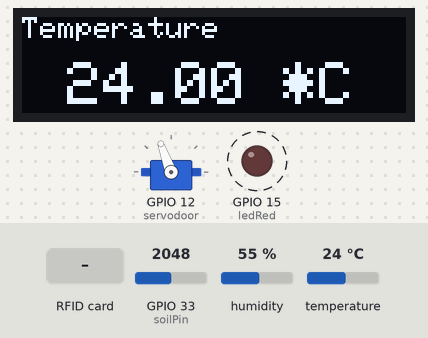
This sketch was run on a simulated ESP32. Shown: servo, 128×32 one-colour display, output pins drawn as LEDs (lit = HIGH). Dashed ring = blinking. Inputs (shaded band) come from the test bench; at power-on: GPIO 33 (soilPin) = 2048, humidity 55 %, temperature 24 °C. The display library's start-up logo is not drawn; what the sketch prints to the serial monitor is not drawn.

Above: at 2.7 s.
2.8 s: GPIO 33 (soilPin) set to 1967
At 3.5 s:
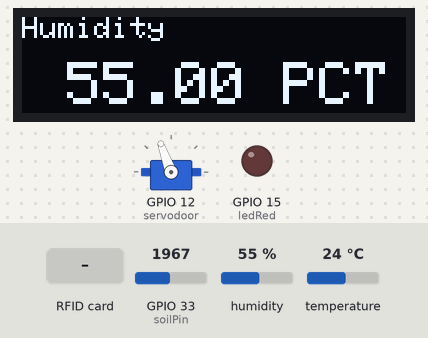
8.6 s: RFID card 71 D7 EA 2E held to the reader
At 10.0 s:
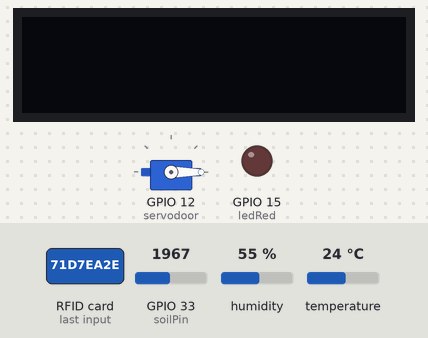
14.9 s: GPIO 33 (soilPin) set to 2040
At 16.5 s:
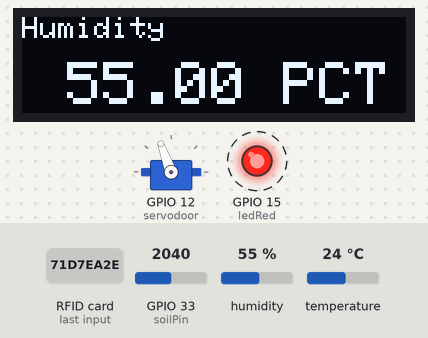
19.7 s: RFID card F6 73 4B 73 held to the reader
At 21.7 s:
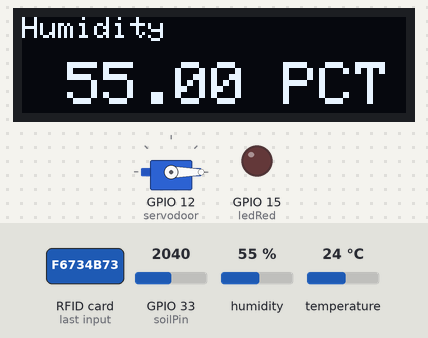
26.0 s: humidity set to 22 %
At 29.9 s:
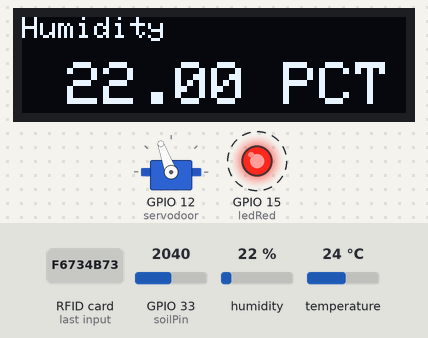
31.0 s: RFID card 5E 7A 19 C4 held to the reader
At 31.9 s:
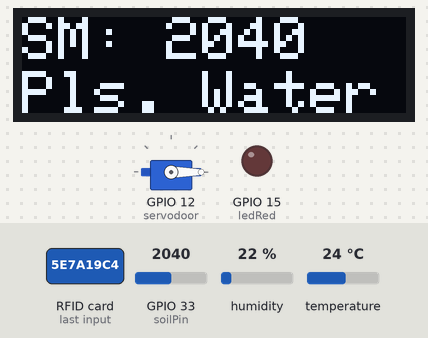
Timing chart, 0 to 38.3 s (numbered marks = the images above; inputs shaded):
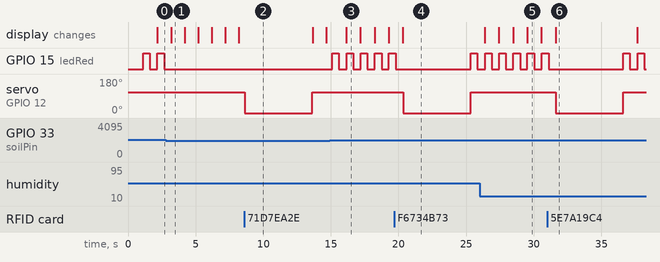

The sketch:

mix2.ino
```cpp
#include <SPI.h>
#include <MFRC522.h>
#include <Servo.h>

#include <Adafruit_GFX.h>
#include <Adafruit_SSD1306.h>
#define SCREEN_WIDTH 128
#define SCREEN_HEIGHT 32
Adafruit_SSD1306 display(SCREEN_WIDTH, SCREEN_HEIGHT, &Wire) ;

#define SS_PIN 5         //RFID
#define RST_PIN 25

#define servodoor 12     //SERVO

#include <Wire.h>
#include "DHT.h"         //DHT11
#define DHTPIN 13
#define DHTTYPE DHT11
DHT dht(DHTPIN, DHTTYPE);
float temp = 0;
float humidity = 0;

int ledRed = 15;         //Soil Moisture
int soilPin = 33;
int val_SM = 0;
int stateValNUM = 0;
String stateVal[2] = {"Pls. Water!", "Nice:)"};

#define period_t1 200
unsigned long time_1 = 0;
#define period_t2 1000
unsigned long time_2 = 0;

int stateOLED = 0;

MFRC522 mfrc522(SS_PIN, RST_PIN);
Servo myServo;

void setup()
{
  Serial.begin(115200);
  SPI.begin();
  dht.begin();

  pinMode(ledRed,OUTPUT); // led Soil Moisture

  // RFID
  mfrc522.PCD_Init();
  Serial.println("Put your card to the reader...");
  Serial.println();

  // SERVO
  myServo.attach(servodoor);  //servo pin
  myServo.write(110);        //set position door

  // DISPLAY
  if (!display.begin(SSD1306_SWITCHCAPVCC, 0x3c)) {
    Serial.println(F("SSD1306 allocation failed")) ;
  }
  display.display();
  delay(1000);
  display.clearDisplay();
}

void loop()
{

  if(millis() - time_1 > period_t1) {     //200
    time_1 = millis();
    RFID();
    readSoil();
    readDHT11();
    stateOLED++;
    if(stateOLED > 3) {
      stateOLED = 0 ;
    }
  }

  if(millis() - time_2 > period_t2) {    //1000
    time_2 = millis();
    drawScreen();
  }
}

void readSoil(void) {
    // soil moisture
    val_SM = analogRead(soilPin);
    Serial.print("value = ");
    Serial.println(val_SM);
    if(val_SM < 2000) {
      digitalWrite(ledRed, LOW);
      stateValNUM = 1 ;
    }
    else {
      digitalWrite(ledRed, HIGH);
      delay(500);
      digitalWrite(ledRed, LOW);
      delay(500);
      stateValNUM = 0 ;
    }
}

void readDHT11(void) {
    humidity = dht.readHumidity();
    temp = dht.readTemperature();

    if (isnan(humidity) || isnan(temp)){
      Serial.println("Failed to read from DHT sensor!");
      return;
    }

    Serial.print("Humidity: ");
    Serial.print(humidity);
    Serial.print(" %\t");
    Serial.print("Temperature: ");
    Serial.print(temp);
    Serial.println(" *C ");
}

void RFID(void) {
  // Look for new cards
    if ( ! mfrc522.PICC_IsNewCardPresent())
    {
      return;
    }
    // Select one of the cards
    if ( ! mfrc522.PICC_ReadCardSerial())
    {
      return;
    }
    //Show UID on serial monitor
    Serial.print("UID tag :");
    String content= "";
    byte letter;
    for (byte i = 0; i < mfrc522.uid.size; i++)
    {
      Serial.print(mfrc522.uid.uidByte[i] < 0x10 ? " 0" : " ");
      Serial.print(mfrc522.uid.uidByte[i], HEX);
      content.concat(String(mfrc522.uid.uidByte[i] < 0x10 ? " 0" : " "));
      content.concat(String(mfrc522.uid.uidByte[i], HEX));
    }
    Serial.println();
    Serial.print("Message : ");
    content.toUpperCase();
    if (content.substring(1) == "71 D7 EA 2E","F6 73 4B 73") //change here the UID of the card/cards that you want to give access
    {
      Serial.println("Authorized access");
      Serial.println();
      myServo.write(0);   //open
      delay(5000);
      myServo.write(110); //close
    }
    else
    {
      Serial.println(" Access denied");
      myServo.write(110);
    }
}

void drawScreen(void) {
 display.clearDisplay();
 display.setTextSize(2);
 display.setTextColor(WHITE);

 //checkstate

 if(stateOLED == 0) {
    display.setCursor(0, 0);
    display.printf("SM: %d", val_SM);
    display.setCursor(0, 18);
    display.print(stateVal[stateValNUM]);

 } else if(stateOLED == 1) {
    display.setTextSize(1);
    display.setCursor(0, 0);
    display.printf("Temperature");
    display.setTextSize(2);
    display.setCursor(15, 15);
    display.printf("%.2f *C", temp);

 } else if(stateOLED == 2) {
    display.setTextSize(1);
    display.setCursor(0, 0);
    display.printf("Humidity");
    display.setTextSize(2);
    display.setCursor(15, 15);
    display.printf("%.2f PCT", humidity);

 }
 display.display();
}
```

Measured:
- the behaviour switches between 2000 and 1999 on GPIO 33 (soilPin) (found by bisection; images 0 and 1)
- after the input at 2.8 s, GPIO 15 (ledRed): stops changing and stays LOW
- after the input at 8.6 s, servo on GPIO 12 (servodoor): 110° → 0° at once, → 110° 5.0 s later
- after the input at 14.9 s, GPIO 15 (ledRed): alternates HIGH for 0.50 s and LOW for 0.55 s, starting after 0.20 s
- after the input at 19.7 s, servo on GPIO 12 (servodoor): 110° → 0° after 0.64 s, → 110° 5.0 s later
- after the input at 31.0 s, servo on GPIO 12 (servodoor): 110° → 0° after 0.62 s, → 110° 5.0 s later
- by itself, GPIO 15 (ledRed): alternates HIGH for 0.50 s and LOW for 0.56 s
